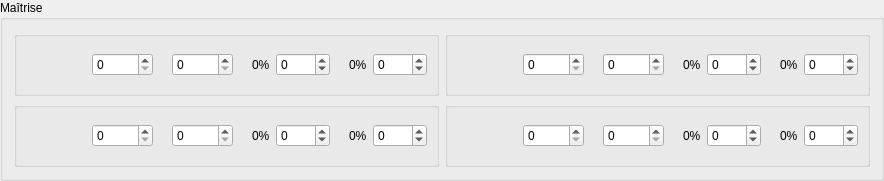
                 <widget class="QGroupBox" name="masteryBox_2">
                  <property name="minimumSize">
                   <size>
                    <width>471</width>
                    <height>181</height>
                   </size>
                  </property>
                  <property name="title">
                   <string>Maîtrise</string>
                  </property>
                  <layout class="QGridLayout" name="gridLayout_14">
                   <item row="0" column="0">
                    <widget class="QGroupBox" name="waterBox_2">
                     <property name="minimumSize">
                      <size>
                       <width>224</width>
                       <height>48</height>
                      </size>
                     </property>
                     <property name="title">
                      <string/>
                     </property>
                     <layout class="QHBoxLayout" name="horizontalLayout_6">
                      <item>
                       <widget class="QLabel" name="waterIcon_2">
                        <property name="text">
                         <string/>
                        </property>
                        <property name="pixmap">
                         <pixmap resource="../icons.qrc">:/assets/icons/skills/water.png</pixmap>
                        </property>
                       </widget>
                      </item>
                      <item>
                       <spacer name="waterSpacer_2">
                        <property name="orientation">
                         <enum>Qt::Horizontal</enum>
                        </property>
                        <property name="sizeHint" stdset="0">
                         <size>
                          <width>40</width>
                          <height>20</height>
                         </size>
                        </property>
                       </spacer>
                      </item>
                      <item>
                       <widget class="QLabel" name="waterMasteryIcon_3">
                        <property name="text">
                         <string/>
                        </property>
                        <property name="pixmap">
                         <pixmap resource="../icons.qrc">:/assets/icons/skills/mastery.png</pixmap>
                        </property>
                       </widget>
                      </item>
                      <item>
                       <widget class="QSpinBox" name="waterMasterySpinMin_2">
                        <property name="maximum">
                         <number>99999</number>
                        </property>
                       </widget>
                      </item>
                      <item>
                       <widget class="QLabel" name="waterMasteryIcon_4">
                        <property name="text">
                         <string/>
                        </property>
                        <property name="pixmap">
                         <pixmap resource="../icons.qrc">:/assets/icons/skills/mastery.png</pixmap>
                        </property>
                       </widget>
                      </item>
                      <item>
                       <widget class="QSpinBox" name="waterMasterySpinMax_2">
                        <property name="maximum">
                         <number>99999</number>
                        </property>
                       </widget>
                      </item>
                      <item>
                       <widget class="QLabel" name="waterBlockIcon_3">
                        <property name="text">
                         <string/>
                        </property>
                        <property name="pixmap">
                         <pixmap resource="../icons.qrc">:/assets/icons/skills/block.png</pixmap>
                        </property>
                       </widget>
                      </item>
                      <item>
                       <widget class="QLabel" name="waterBlockPercentMin_2">
                        <property name="text">
                         <string>0%</string>
                        </property>
                       </widget>
                      </item>
                      <item>
                       <widget class="QSpinBox" name="waterBlockSpinMin_2">
                        <property name="minimum">
                         <number>-309</number>
                        </property>
                        <property name="maximum">
                         <number>2064</number>
                        </property>
                       </widget>
                      </item>
                      <item>
                       <widget class="QLabel" name="waterBlockIcon_4">
                        <property name="text">
                         <string/>
                        </property>
                        <property name="pixmap">
                         <pixmap resource="../icons.qrc">:/assets/icons/skills/block.png</pixmap>
                        </property>
                       </widget>
                      </item>
                      <item>
                       <widget class="QLabel" name="waterBlockPercentMax_2">
                        <property name="text">
                         <string>0%</string>
                        </property>
                       </widget>
                      </item>
                      <item>
                       <widget class="QSpinBox" name="waterBlockSpinMax_2">
                        <property name="minimum">
                         <number>-309</number>
                        </property>
                        <property name="maximum">
                         <number>2064</number>
                        </property>
                       </widget>
                      </item>
                     </layout>
                    </widget>
                   </item>
                   <item row="1" column="0">
                    <widget class="QGroupBox" name="windBox_2">
                     <property name="minimumSize">
                      <size>
                       <width>224</width>
                       <height>48</height>
                      </size>
                     </property>
                     <property name="title">
                      <string/>
                     </property>
                     <layout class="QHBoxLayout" name="horizontalLayout_56">
                      <item>
                       <widget class="QLabel" name="windIcon_2">
                        <property name="text">
                         <string/>
                        </property>
                        <property name="pixmap">
                         <pixmap resource="../icons.qrc">:/assets/icons/skills/air.png</pixmap>
                        </property>
                       </widget>
                      </item>
                      <item>
                       <spacer name="windSpacer_2">
                        <property name="orientation">
                         <enum>Qt::Horizontal</enum>
                        </property>
                        <property name="sizeHint" stdset="0">
                         <size>
                          <width>40</width>
                          <height>20</height>
                         </size>
                        </property>
                       </spacer>
                      </item>
                      <item>
                       <widget class="QLabel" name="windMasteryIcon_3">
                        <property name="text">
                         <string/>
                        </property>
                        <property name="pixmap">
                         <pixmap resource="../icons.qrc">:/assets/icons/skills/mastery.png</pixmap>
                        </property>
                       </widget>
                      </item>
                      <item>
                       <widget class="QSpinBox" name="windMasterySpinMin_2">
                        <property name="maximum">
                         <number>99999</number>
                        </property>
                       </widget>
                      </item>
                      <item>
                       <widget class="QLabel" name="windMasteryIcon_4">
                        <property name="text">
                         <string/>
                        </property>
                        <property name="pixmap">
                         <pixmap resource="../icons.qrc">:/assets/icons/skills/mastery.png</pixmap>
                        </property>
                       </widget>
                      </item>
                      <item>
                       <widget class="QSpinBox" name="windMasterySpinMax_2">
                        <property name="maximum">
                         <number>99999</number>
                        </property>
                       </widget>
                      </item>
                      <item>
                       <widget class="QLabel" name="windBlockIcon_3">
                        <property name="text">
                         <string/>
                        </property>
                        <property name="pixmap">
                         <pixmap resource="../icons.qrc">:/assets/icons/skills/block.png</pixmap>
                        </property>
                       </widget>
                      </item>
                      <item>
                       <widget class="QLabel" name="windBlockPercentMin_2">
                        <property name="text">
                         <string>0%</string>
                        </property>
                       </widget>
                      </item>
                      <item>
                       <widget class="QSpinBox" name="windBlockSpinMin_2">
                        <property name="minimum">
                         <number>-309</number>
                        </property>
                        <property name="maximum">
                         <number>2064</number>
                        </property>
                       </widget>
                      </item>
                      <item>
                       <widget class="QLabel" name="windBlockIcon_4">
                        <property name="text">
                         <string/>
                        </property>
                        <property name="pixmap">
                         <pixmap resource="../icons.qrc">:/assets/icons/skills/block.png</pixmap>
                        </property>
                       </widget>
                      </item>
                      <item>
                       <widget class="QLabel" name="windBlockPercentMax_2">
                        <property name="text">
                         <string>0%</string>
                        </property>
                       </widget>
                      </item>
                      <item>
                       <widget class="QSpinBox" name="windBlockSpinMax_2">
                        <property name="minimum">
                         <number>-309</number>
                        </property>
                        <property name="maximum">
                         <number>2064</number>
                        </property>
                       </widget>
                      </item>
                     </layout>
                    </widget>
                   </item>
                   <item row="0" column="1">
                    <widget class="QGroupBox" name="earthBox_2">
                     <property name="minimumSize">
                      <size>
                       <width>224</width>
                       <height>48</height>
                      </size>
                     </property>
                     <property name="title">
                      <string/>
                     </property>
                     <layout class="QHBoxLayout" name="horizontalLayout_8">
                      <item>
                       <widget class="QLabel" name="earthIcon_2">
                        <property name="text">
                         <string/>
                        </property>
                        <property name="pixmap">
                         <pixmap resource="../icons.qrc">:/assets/icons/skills/earth.png</pixmap>
                        </property>
                       </widget>
                      </item>
                      <item>
                       <spacer name="earthSpacer_2">
                        <property name="orientation">
                         <enum>Qt::Horizontal</enum>
                        </property>
                        <property name="sizeHint" stdset="0">
                         <size>
                          <width>40</width>
                          <height>20</height>
                         </size>
                        </property>
                       </spacer>
                      </item>
                      <item>
                       <widget class="QLabel" name="earthMasteryIcon_3">
                        <property name="text">
                         <string/>
                        </property>
                        <property name="pixmap">
                         <pixmap resource="../icons.qrc">:/assets/icons/skills/mastery.png</pixmap>
                        </property>
                       </widget>
                      </item>
                      <item>
                       <widget class="QSpinBox" name="earthMasterySpinMin_2">
                        <property name="maximum">
                         <number>99999</number>
                        </property>
                       </widget>
                      </item>
                      <item>
                       <widget class="QLabel" name="earthMasteryIcon_4">
                        <property name="text">
                         <string/>
                        </property>
                        <property name="pixmap">
                         <pixmap resource="../icons.qrc">:/assets/icons/skills/mastery.png</pixmap>
                        </property>
                       </widget>
                      </item>
                      <item>
                       <widget class="QSpinBox" name="earthMasterySpinMax_2">
                        <property name="maximum">
                         <number>99999</number>
                        </property>
                       </widget>
                      </item>
                      <item>
                       <widget class="QLabel" name="earthBlockIcon_3">
                        <property name="text">
                         <string/>
                        </property>
                        <property name="pixmap">
                         <pixmap resource="../icons.qrc">:/assets/icons/skills/block.png</pixmap>
                        </property>
                       </widget>
                      </item>
                      <item>
                       <widget class="QLabel" name="earthBlockPercentMin_2">
                        <property name="text">
                         <string>0%</string>
                        </property>
                       </widget>
                      </item>
                      <item>
                       <widget class="QSpinBox" name="earthBlockSpinMin_2">
                        <property name="minimum">
                         <number>-309</number>
                        </property>
                        <property name="maximum">
                         <number>2064</number>
                        </property>
                       </widget>
                      </item>
                      <item>
                       <widget class="QLabel" name="earthBlockIcon_4">
                        <property name="text">
                         <string/>
                        </property>
                        <property name="pixmap">
                         <pixmap resource="../icons.qrc">:/assets/icons/skills/block.png</pixmap>
                        </property>
                       </widget>
                      </item>
                      <item>
                       <widget class="QLabel" name="earthBlockPercentMax_2">
                        <property name="text">
                         <string>0%</string>
                        </property>
                       </widget>
                      </item>
                      <item>
                       <widget class="QSpinBox" name="earthBlockSpinMax_2">
                        <property name="minimum">
                         <number>-309</number>
                        </property>
                        <property name="maximum">
                         <number>2064</number>
                        </property>
                       </widget>
                      </item>
                     </layout>
                    </widget>
                   </item>
                   <item row="1" column="1">
                    <widget class="QGroupBox" name="fireBox_2">
                     <property name="minimumSize">
                      <size>
                       <width>224</width>
                       <height>48</height>
                      </size>
                     </property>
                     <property name="title">
                      <string/>
                     </property>
                     <layout class="QHBoxLayout" name="horizontalLayout_57">
                      <item>
                       <widget class="QLabel" name="fireIcon_2">
                        <property name="text">
                         <string/>
                        </property>
                        <property name="pixmap">
                         <pixmap resource="../icons.qrc">:/assets/icons/skills/fire.png</pixmap>
                        </property>
                       </widget>
                      </item>
                      <item>
                       <spacer name="fireSpacer_2">
                        <property name="orientation">
                         <enum>Qt::Horizontal</enum>
                        </property>
                        <property name="sizeHint" stdset="0">
                         <size>
                          <width>40</width>
                          <height>20</height>
                         </size>
                        </property>
                       </spacer>
                      </item>
                      <item>
                       <widget class="QLabel" name="fireMasteryIcon_3">
                        <property name="text">
                         <string/>
                        </property>
                        <property name="pixmap">
                         <pixmap resource="../icons.qrc">:/assets/icons/skills/mastery.png</pixmap>
                        </property>
                       </widget>
                      </item>
                      <item>
                       <widget class="QSpinBox" name="fireMasterySpinMin_2">
                        <property name="maximum">
                         <number>99999</number>
                        </property>
                       </widget>
                      </item>
                      <item>
                       <widget class="QLabel" name="fireMasteryIcon_4">
                        <property name="text">
                         <string/>
                        </property>
                        <property name="pixmap">
                         <pixmap resource="../icons.qrc">:/assets/icons/skills/mastery.png</pixmap>
                        </property>
                       </widget>
                      </item>
                      <item>
                       <widget class="QSpinBox" name="fireMasterySpinMax_2">
                        <property name="maximum">
                         <number>99999</number>
                        </property>
                       </widget>
                      </item>
                      <item>
                       <widget class="QLabel" name="fireBlockIcon_3">
                        <property name="text">
                         <string/>
                        </property>
                        <property name="pixmap">
                         <pixmap resource="../icons.qrc">:/assets/icons/skills/block.png</pixmap>
                        </property>
                       </widget>
                      </item>
                      <item>
                       <widget class="QLabel" name="fireBlockPercentMin_2">
                        <property name="text">
                         <string>0%</string>
                        </property>
                       </widget>
                      </item>
                      <item>
                       <widget class="QSpinBox" name="fireBlockSpinMin_2">
                        <property name="minimum">
                         <number>-309</number>
                        </property>
                        <property name="maximum">
                         <number>2064</number>
                        </property>
                       </widget>
                      </item>
                      <item>
                       <widget class="QLabel" name="fireBlockIcon_4">
                        <property name="text">
                         <string/>
                        </property>
                        <property name="pixmap">
                         <pixmap resource="../icons.qrc">:/assets/icons/skills/block.png</pixmap>
                        </property>
                       </widget>
                      </item>
                      <item>
                       <widget class="QLabel" name="fireBlockPercentMax_2">
                        <property name="text">
                         <string>0%</string>
                        </property>
                       </widget>
                      </item>
                      <item>
                       <widget class="QSpinBox" name="fireBlockSpinMax_2">
                        <property name="minimum">
                         <number>-309</number>
                        </property>
                        <property name="maximum">
                         <number>2064</number>
                        </property>
                       </widget>
                      </item>
                     </layout>
                    </widget>
                   </item>
                  </layout>
                 </widget>
